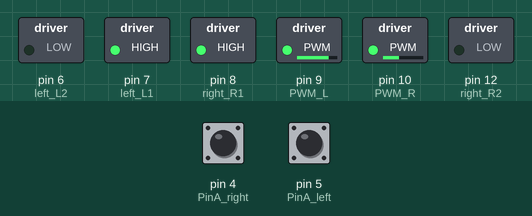
Simulated run of this sketch. Board: Arduino Uno, built with avr-gcc and run on an emulated ATmega328P. Shown: switched loads named in the sketch (green lamp = pin HIGH). The inputs (shaded band) are chosen by the test bench; at power-on: pin 4 (PinA_right) LOW, pin 5 (PinA_left) LOW. What the sketch prints to the serial monitor is not drawn.

Above: at 0.1 s.
Timing chart, 0 to 1.6 s (numbered marks = the images above):
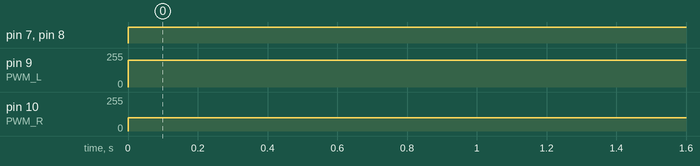

The sketch:

04_timer_interrupt.ino
```cpp
#include <MsTimer2.h>

//TB6612 pins
const int right_R1=8;
const int right_R2=12;
const int PWM_R=10;
const int left_L1=7;
const int left_L2=6;
const int PWM_L=9;

const int PinA_left = 5;        //set the left motor’s pulse pin to D5
const int PinA_right = 4;       //set the right motor’s pulse pin to D4

int times=0,newtime=0,d_time=100;   // time, new time, time interval
int valA=0,valB=0,flagA=0,flagB=0;   //variable valA and valB for calculating the number of pulse

void setup()
{
  Serial.begin(9600);

  pinMode(right_R1,OUTPUT);     //set the TB6612 pins to OUTPUT
  pinMode(right_R2,OUTPUT);
  pinMode(PWM_R,OUTPUT);
  pinMode(left_L1,OUTPUT);
  pinMode(left_L2,OUTPUT);
  pinMode(PWM_L,OUTPUT);

  pinMode(PinA_left,INPUT);      // set the pulse pin to INPUT
  pinMode(PinA_right,INPUT);

  MsTimer2::set(100, inter); // trigger an interrupt per 100ms
  MsTimer2::start();    // start interrupt
}

void loop()
{
  //both motors turn forward
  digitalWrite(right_R1,HIGH);
  digitalWrite(right_R2,LOW);
  digitalWrite(left_L1,HIGH);
  digitalWrite(left_L2,LOW);
  analogWrite(PWM_R,100);    //write into PWM value 0~255（speed）
  analogWrite(PWM_L,200);

  if(digitalRead(PinA_left)==HIGH&&flagA==0)     // calculate the pulse value
    {
      valA++;
      flagA=1;
    }
    if(digitalRead(PinA_left)==LOW&&flagA==1)
    {
      valA++;
      flagA=0;
    }

    if(digitalRead(PinA_right)==HIGH&&flagB==0)
    {
      valB++;
      flagB=1;
    }
    if(digitalRead(PinA_right)==LOW&&flagB==1)
    {
      valB++;
      flagB=0;
    }

}

//interrupt function
void inter()
{
    sei();    //allow whole interrupts
    Serial.print("valA = ");     //print out the pulse value on serial monitor
    Serial.println(valA);
    Serial.print("valB = ");
    Serial.println(valB);
    valA = valB = 0;
}
```

Measured:
- by itself, pin 7 (left_L1), pin 8 (right_R1): LOW → HIGH at 0.00 s
- by itself, pin 9 (PWM_L): 0/255 → 200/255 at 0.00 s
- by itself, pin 10 (PWM_R): 0/255 → 100/255 at 0.00 s
